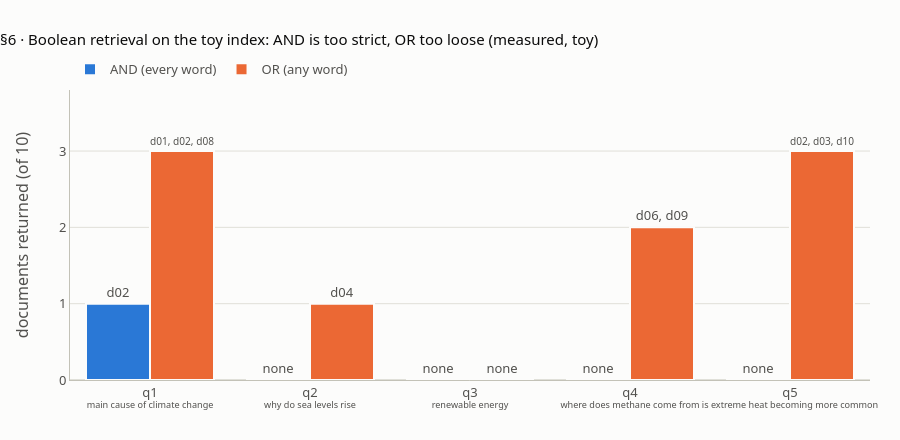

Here is the notebook cell this chart was saved with:
### Markdown cell above
## 6 · Boolean AND / OR and the postings read

**What this verifies** (lesson step 6, `#boolean`; facts S4, S11).
- **AND** = the documents in every query word's postings (intersection); **OR** = in any of them (union).
- The table (S4): q1 AND = **d02** (the echo), OR = **d01, d02, d08**; q2–q5 AND = nothing. AND is too strict, OR too loose.
- **Postings read** = the sum of the postings lengths of the query words: 10 / 2 / 0 / 2 / 5. The index reads only those lists, never the other documents.
- **q3 `renewable energy`:** neither word is in the index (0 postings), so nothing is returned. The relevant d07 talks about "solar panels and wind turbines": a **vocabulary mismatch**, never found by keyword search.
- **Linear merge** (the IIR algorithm): walk two sorted postings lists side by side, cost O(x + y); start with the shortest list (smallest df) so the running result stays small. It gives the same AND as the set intersection.

**The chart** shows how many documents AND and OR return per query, with the postings read in the hover.

### Code cell
AND = {q: search_and(QUERIES[q], index) for q in qids}
OR = {q: search_or(QUERIES[q], index) for q in qids}
READ = {q: sum(df.get(t, 0) for t in set(tokenize(QUERIES[q]))) for q in qids}
for q in qids:
    missing = sorted(t for t in set(tokenize(QUERIES[q])) if t not in index)
    print(f"   {q} {QUERIES[q]!r:40s} AND={AND[q]} OR={OR[q]} postings read={READ[q]} not in index={missing}")
check("§6 AND per query (S4)", AND, {"q1": ["d02"], "q2": [], "q3": [], "q4": [], "q5": []})
check("§6 OR per query (S4)", OR, {"q1": ["d01", "d02", "d08"], "q2": ["d04"], "q3": [], "q4": ["d06", "d09"],
                                   "q5": ["d02", "d03", "d10"]})
check("§6 postings read per query (S4)", [READ[q] for q in qids], [10, 2, 0, 2, 5])
check("§6 q3: words not in the index; the relevant d07 is never a candidate (S3, S4, S7)",
      [sorted(t for t in tokenize(QUERIES["q3"]) if t not in index), "d07" in OR["q3"], REL["q3"]],
      [["energy", "renewable"], False, ["d07"]])
check("§6 edge cases: AND of an empty query; OR of an unknown word (S4)",
      [search_and("", index), search_or("photosynthesis", index)], [[], []])
check("§6 lab fingerprints fp(AND), fp(OR) (S11)", [_fp(AND), _fp(OR)], ["5375cb3802db14a1", "946fea0d80376ae5"])


def intersect_merge(p1, p2):
    """IIR's linear merge of two sorted postings lists: one pass, O(len(p1) + len(p2))."""
    i = j = 0
    out = []
    while i < len(p1) and j < len(p2):
        if p1[i] == p2[j]:
            out.append(p1[i]); i += 1; j += 1
        elif p1[i] < p2[j]:
            i += 1
        else:
            j += 1
    return out


def and_by_merge(query, idx):
    terms = sorted(set(tokenize(query)), key=lambda t: (len(idx.get(t, [])), t))   # smallest df first
    if not terms:
        return []
    out = idx.get(terms[0], [])
    for t in terms[1:]:
        out = intersect_merge(out, idx.get(t, []))
    return out


check("§6 AND by linear merge (smallest df first) = AND by set intersection, every query",
      all(and_by_merge(QUERIES[q], index) == AND[q] for q in qids), True)

# chart: AND / OR result sizes per query
labels = [f"{q}<br><sup>{QUERIES[q]}</sup>" for q in qids]
fig = go.Figure()
for name, res, colour in (("AND (every word)", AND, BLUE), ("OR (any word)", OR, ORANGE)):
    fig.add_bar(x=labels, y=[len(res[q]) for q in qids], name=name, marker=bar_style(colour),
                text=[", ".join(res[q]) or "none" for q in qids], textposition="outside",
                customdata=[READ[q] for q in qids],
                hovertemplate="%{x}<br>" + name + ": %{y} docs<br>postings read: %{customdata}<extra></extra>")
fig.update_layout(barmode="group", height=440, yaxis=dict(title="documents returned (of 10)", range=[0, 3.8], dtick=1),
                  title="§6 · Boolean retrieval on the toy index: AND is too strict, OR too loose (measured, toy)")
fig.show()

### Figure 1 — Plotly figure (JSON) as saved in the notebook; plotly's stock layout.template omitted (floating-point values rounded to 4 significant figures)
{"data": [{"customdata": [10, 2, 0, 2, 5], "hovertemplate": "%{x}<br>AND (every word): %{y} docs<br>postings read: %{customdata}<extra></extra>", "marker": {"color": "#2a78d6", "line": {"color": "#fcfcfb", "width": 2}}, "name": "AND (every word)", "text": ["d02", "none", "none", "none", "none"], "textposition": "outside", "x": ["q1<br><sup>main cause of climate change</sup>", "q2<br><sup>why do sea levels rise</sup>", "q3<br><sup>renewable energy</sup>", "q4<br><sup>where does methane come from</sup>", "q5<br><sup>is extreme heat becoming more common</sup>"], "y": [1, 0, 0, 0, 0], "type": "bar"}, {"customdata": [10, 2, 0, 2, 5], "hovertemplate": "%{x}<br>OR (any word): %{y} docs<br>postings read: %{customdata}<extra></extra>", "marker": {"color": "#eb6834", "line": {"color": "#fcfcfb", "width": 2}}, "name": "OR (any word)", "text": ["d01, d02, d08", "d04", "none", "d06, d09", "d02, d03, d10"], "textposition": "outside", "x": ["q1<br><sup>main cause of climate change</sup>", "q2<br><sup>why do sea levels rise</sup>", "q3<br><sup>renewable energy</sup>", "q4<br><sup>where does methane come from</sup>", "q5<br><sup>is extreme heat becoming more common</sup>"], "y": [3, 1, 0, 2, 3], "type": "bar"}], "layout": {"yaxis": {"title": {"text": "documents returned (of 10)"}, "range": [0, 3.8], "dtick": 1}, "barmode": "group", "height": 440, "title": {"text": "§6 · Boolean retrieval on the toy index: AND is too strict, OR too loose (measured, toy)"}}}
